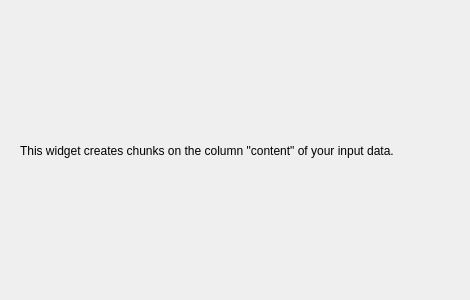
<?xml version="1.0" encoding="UTF-8"?>
<ui version="4.0">
 <class>Form</class>
 <widget class="QWidget" name="Form">
  <property name="geometry">
   <rect>
    <x>0</x>
    <y>0</y>
    <width>470</width>
    <height>300</height>
   </rect>
  </property>
  <property name="windowTitle">
   <string>Form</string>
  </property>
  <widget class="QLabel" name="Description">
   <property name="geometry">
    <rect>
     <x>20</x>
     <y>20</y>
     <width>431</width>
     <height>261</height>
    </rect>
   </property>
   <property name="text">
    <string>This widget creates chunks on the column &quot;content&quot; of your input data.</string>
   </property>
   <property name="textFormat">
    <enum>Qt::AutoText</enum>
   </property>
   <property name="alignment">
    <set>Qt::AlignLeading|Qt::AlignLeft|Qt::AlignVCenter</set>
   </property>
   <property name="wordWrap">
    <bool>true</bool>
   </property>
  </widget>
 </widget>
 <resources/>
 <connections/>
</ui>
